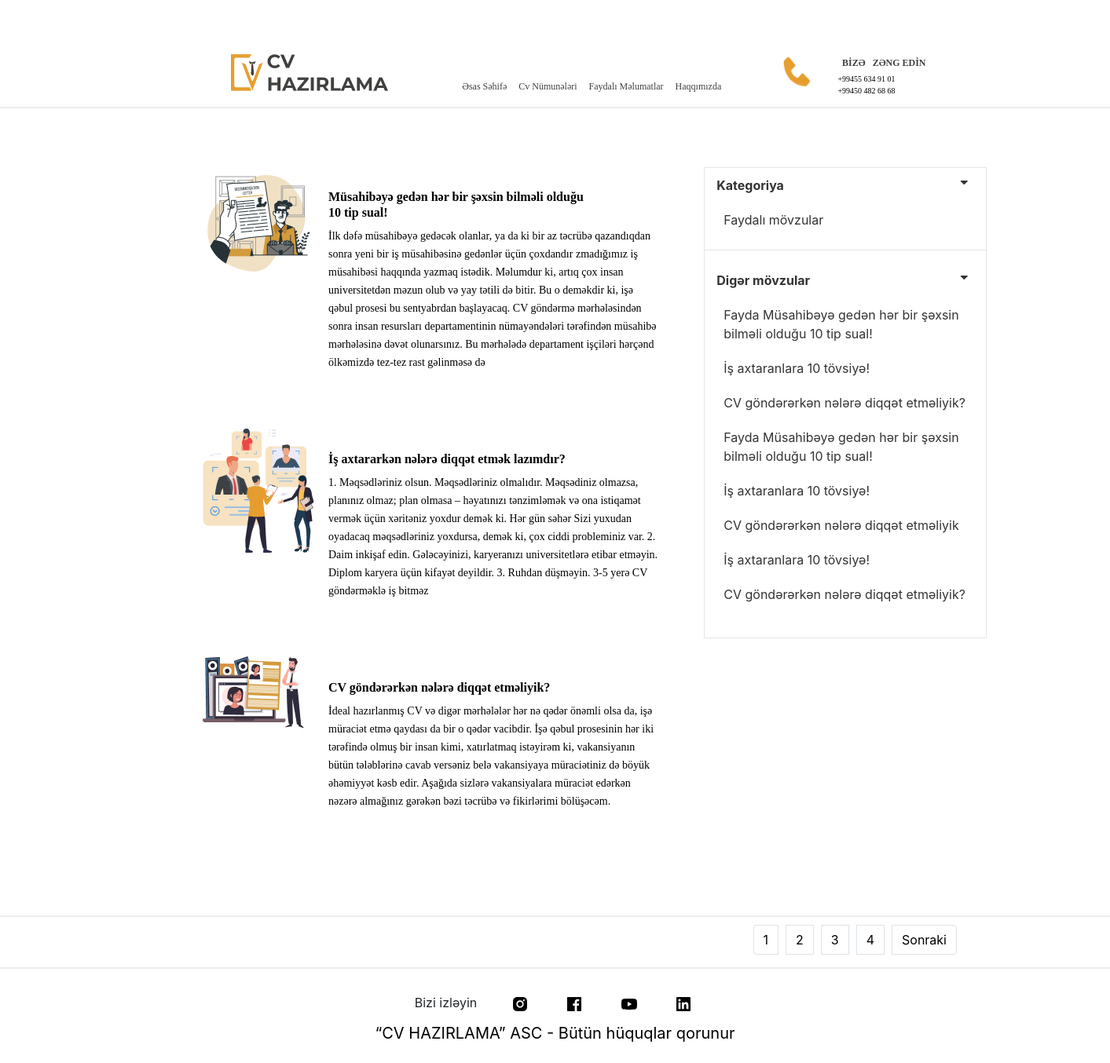
/faydali, run on the app's committed database.
### app/models.py (models this page shows)
class Faydali1(db.Model):
    id=db.Column(db.Integer,primary_key=True)
    img=db.Column(db.Integer)
    title=db.Column(db.String)
    description=db.Column(db.String)

class Faydali2(db.Model):
    id=db.Column(db.Integer,primary_key=True)
    img=db.Column(db.Integer)
    title2=db.Column(db.String)
    description2=db.Column(db.String)

class Faydali3(db.Model):
    id=db.Column(db.Integer,primary_key=True)
    img=db.Column(db.Integer)
    title3=db.Column(db.String)
    description3=db.Column(db.String)

### app/routes.py (the view)
@app.route('/faydali')
def Faydali():
    faydalipost=Faydali1.query.all()
    faydalipost2=Faydali2.query.all()
    faydalipost3=Faydali3.query.all()
    return render_template('movzu1.html',content=faydalipost,con=faydalipost2,cone=faydalipost3)

### app/templates/movzu1.html (shortened to what this page needs)
{% extends 'layout.html' %}
{% block content %}
<div class="container-fluid d-flex justify-content-around mt-5">
    <div class="sekil">
       <a href="#"> <img src="../static/img/logo.png"></a>
    </div>
    <div class="basliqlar">
        <ul id="menu" class="basliq d-flex">
           <li> <a href="/" class="cool-link">Əsas Səhifə</a></li>
           <li><a href="/cv" class="cool-link">Cv Nümunələri</a></li>
           <li> <a href="#" class="cool-link">Faydalı Məlumatlar</a></li>
           <li><a href="/haqqimizda" class="cool-link">Haqqımızda</a></li>
        </ul>
    </div>
    <div class="elaqe  d-flex">
        <img src="../static/img/telefon.png">
        <h3 class="biz d-flex">BİZƏ</h3>&nbsp;&nbsp;
        <h3 class="d-flex basqa">ZƏNG EDİN</h3>
        <p class="nomre">+99455 634 91 01 <br>+99450 482 68 68</p>
    </div>
</div>
<div class="xet"></div>
<section id="about" class="about">
    <div class="container-fluid">
      <div class="row">
        <div class="col-xl-6 col-lg-6 icon-boxes  d-flex flex-column align-items-stretch justify-content-center py-5 px-lg-5" data-aos="fade-left">
            {% for singlePost in content %}
            <a href="/fayda">
          <div class="icon-box mb-5" data-aos="zoom-in" data-aos-delay="100">
            <div class="icon"><img src="../static/upload/{{singlePost.img}}"></div>
            <h4 class="title">{{singlePost.title}}<br>
                10 tip sual!</h4>
            <p class="description">{{singlePost.description}}</p>
          </div>
        </a>
          {% endfor %}
          {% for singlePos in con %}
        <a href="#">
          <div class="icon-box mb-5 pt-4" data-aos="zoom-in" data-aos-delay="100">
            <div class="icon"><img src="../static/upload/{{singlePos.img}}"></div>
            <h4 class="title">{{singlePos.title2}}<br>
               </h4>
            <p class="description">{{singlePos.description2}}</p>
          </div>
        </a>
          {% endfor %}
          {% for singlePos in cone %}
        <a href="#">
          <div class="icon-box mb-5 pt-4" data-aos="zoom-in" data-aos-delay="100">
            <div class="icon"><img src="../static/upload/{{singlePos.img}}"></div>
            <h4 class="title">{{singlePos.title3}}<br>
               </h4>
            <p class="description">{{singlePos.description3}}</p>
          </div>
        </a>
          {% endfor %}
        </div>
        <div class="col-xl-6 col-lg-6 pl-5 video-box d-flex justify-content-center align-items-stretch" data-aos="fade-right">
            <nav class='animated bounceInDown'>
                <ul>
                    <li class='sub-menu'><a href='#settings'><b>Kategoriya</b><div class='fa fa-caret-down right'></div></a>
                        <ul>
                            <li><a href='#settings'>Faydalı mövzular</a></li></li></ul>
                            <hr>
                    <li class='sub-menu'><a href='#settings'><b>Digər mövzular</b><div class='fa fa-caret-down right'></div></a>
                        <ul>
                            <li><a href='/fayda'>Fayda Müsahibəyə gedən hər bir şəxsin bilməli olduğu 10 tip sual!</a></li>
                            <li><a href='#settings'>İş axtaranlara 10 tövsiyə!</a></li>
                            <li><a href='#settings'>CV göndərərkən nələrə diqqət etməliyik?</a></li>
                            <li><a href='#settings'>Fayda Müsahibəyə gedən hər bir şəxsin bilməli olduğu 10 tip sual!</a></li>
                            <li><a href='#settings'>İş axtaranlara 10 tövsiyə!</a></li>
                    <li><a href='#settings'>CV göndərərkən nələrə diqqət etməliyik</a></li>
                    <li><a href='#settings'>İş axtaranlara 10 tövsiyə!</a></li>
                     <li><a href='#settings'>CV göndərərkən nələrə diqqət etməliyik?</a></li>
                        </ul>
                    </li>
            </nav>
          </div>
      </div>
    </div>
  </section>
<div class="xet mt-5"></div>
<ul class="pagination justify-content-end">
    <li class="page-item"><a class="page-link" href="cv.html">1</a></li>
      <li class="page-item"><a class="page-link" href="/fayda">2</a></li>
      <li class="page-item"><a class="page-link" href="javascript:void(0);">3</a></li>
      <li class="page-item"><a class="page-link" href="javascript:void(0);">4</a></li>
      <li class="page-item"><a class="page-link" href="javascript:void(0);">Sonraki</a></li>
    </ul>
    <div class="xet mt-3"></div>
    <section id="footer">
        <div class="container">
            <div class="row">
                <div class="col-xs-12 col-sm-12 col-md-12 mt-2 mt-sm-3">
                    <ul class="list-unstyled list-inline social text-center">
                         <p class="list-inline-item">Bizi izləyin</p>
                         <li class="list-inline-item"><a href="https://www.fiverr.com/share/qb8D02"><img src="../static/img/instagram.svg"></a></li>
                         <li class="list-inline-item"><a href="https://www.fiverr.com/share/qb8D02"><img src="../static/img/face.svg"></a></li>
                         <li class="list-inline-item"><a href="https://www.fiverr.com/share/qb8D02"><img src="../static/img/youtube.svg"></a></li>
                         <li class="list-inline-item"><a href="https://www.fiverr.com/share/qb8D02" target="_blank"><img src="../static/img/linkedin.svg"></a></li>
                    </ul>
                </div>
            </div>
            <div class="row">
                <div class="col-xs-12 col-sm-12 col-md-12 text-center text-white">
                    <h2 class="h6">“CV HAZIRLAMA” ASC - Bütün hüquqlar qorunur</h2>
                </div>
            </div>
        </div>
    </section>
    {% endblock content %}

### app/templates/layout.html (shortened to what this page needs)
<!DOCTYPE html>
<html>
<head>
<link rel="stylesheet" href="../static/css/bootstrap.min.css">
<link rel="stylesheet" href="../static/css/bootstrap-grid.css">
<link rel="stylesheet" href="https://cdnjs.cloudflare.com/ajax/libs/font-awesome/4.7.0/css/font-awesome.min.css">
<link rel="stylesheet" href="../static/css/style.css">
</head>
<body>
{% block content %}
{% endblock content %}
</body>
</html>

### app/static/css/style.css (style rules this page uses)
* { box-sizing: border-box; }
.container-fluid { padding-top: 15px; transform: translate(0,10px); }
.sekil img { padding-left: 200px; transform: translate(0,-7px); }
a { padding-left: 30px; display: inline-block; }
.basliqlar .basliq a { text-decoration: none; height: 17px; font-family: Montserrat; font-style: normal; font-weight: 500; font-size: 14px; line-height: 15px; color: #40413F; margin-top: 30px; }
li { list-style-type: none; }
.elaqe { margin-left: 70px; }
.elaqe img { transform: translate(0,-7px); }
.elaqe h3 { font-family: Montserrat; font-style: normal; font-weight: bold; font-size: 14px; line-height: 15px; color: #40413F; }
.nomre { transform: translate(-130px,20px); width: 150px; height: 30px; font-family: Montserrat; font-style: normal; font-weight: normal; font-size: 12px; line-height: 15px; color: #000000; }
.xet { width: 100%; border: 1px solid #EDEDEE; margin-top: 10px; }
.cool-link::after { content: ''; display: block; width: 0; height: 2px; background:#E79E30; transition: width .3s; margin-top: 17px; }
@media screen and (min-width: 1352px) and (max-width: 1450px) { .sekil img { padding-left: 230px; } }
@media screen and (min-width: 1352px) and (max-width: 1450px) { .basliqlar .basliq a { padding-left: 15px; font-size: 12px; } }
@media screen and (min-width: 1352px) and (max-width: 1450px) { .elaqe img { transform: translate(-35px,-7px); width: 45px; height: 50px; } }
@media screen and (min-width: 1352px) and (max-width: 1450px) { .elaqe .biz { font-size: 12px; } }
@media screen and (min-width: 1352px) and (max-width: 1450px) { .elaqe .basqa { width: 100%; font-size: 12px; } }
@media screen and (min-width: 1352px) and (max-width: 1450px) { .elaqe .nomre { font-size: 10px; width: 200px; transform: translate(-215px,20px); } }
#footer { margin-top: -55px; }
#footer h2 { font-size: 20px; font-weight: 400; color: #000000; margin-top: -17px; }
#footer ul.social li a img { margin-right: 3px; font-size:18px; -webkit-transition: .5s all ease; -moz-transition: .5s all ease; transition: .5s all ease; }
#footer ul.social li a, #footer ul.quick-links li a { color:black; }
.container { padding-top: 70px; justify-content: center; }
.page-item { padding-right: 10px; }
.pagination { margin-right: 185px; margin-top: 10px; }
.page-link { color: black; }
.icon img { position: absolute; }
.icon-box .title { padding-top: 30px; padding-left: 160px; position: relative; font-family: Montserrat; font-style: normal; font-weight: bold; font-size: 16px; line-height: 20px; }
.icon-box .description { padding-left: 160px; font-family: Montserrat; font-style: normal; font-weight: normal; font-size: 14px; line-height: 23px; }
.icon-boxes { transform: translate(180px,0); }
nav { border: 1px solid #E5E5E5;; margin: 50px; width: 360px; height: 600px; }
nav ul { list-style: none; margin: 0; padding: 0; }
nav ul li a { display: block; padding: 10px 15px; color: #333; text-decoration: none; -webkit-transition: 0.2s linear; -moz-transition: 0.2s linear; -ms-transition: 0.2s linear; -o-transition: 0.2s linear; transition: 0.2s linear; }
nav ul li a .fa { width: 16px; text-align: center; margin-right: 5px; float:right; }
nav ul li ul li a { border-left: 4px solid transparent; padding: 10px 20px; }
.icon-boxes a { text-decoration: none; }
.icon-boxes .title { color: #000000; }
.icon-boxes .description { color: #000000; }

### data on the page
Faydali1: img (picture), title "Müsahibəyə gedən hər bir şəxsin bilməli olduğu", description "İlk dəfə müsahibəyə gedəcək olanlar, ya da ki bir az təcrübə qazandıqdan sonra yeni bir iş müsahibəsinə gedənlər üçün çoxdandır zmadığımız iş müsahibəsi haqqında yazmaq istədik. Məlumdur ki, artıq çox insan universitetdən məzun olub və yay tətili də bitir. Bu o deməkdir ki, işə qəbul prosesi bu sentyabrdan başlayacaq. CV göndərmə mərhələsindən sonra insan resursları departamentinin nümayəndələri tərəfindən müsahibə mərhələsinə dəvət olunarsınız. Bu mərhələdə departament işçiləri hərçənd ölkəmizdə tez-tez rast gəlinməsə də"
Faydali2: img (picture), title2 "İş axtararkən nələrə diqqət etmək lazımdır?", description2 "1. Məqsədləriniz olsun. Məqsədləriniz olmalıdır. Məqsədiniz olmazsa, planınız olmaz; plan olmasa – həyatınızı tənzimləmək və ona istiqamət vermək üçün xəritəniz yoxdur demək ki. Hər gün səhər Sizi yuxudan oyadacaq məqsədləriniz yoxdursa, demək ki, çox ciddi probleminiz var. 2. Daim inkişaf edin. Gələcəyinizi, karyeranızı universitetlərə etibar etməyin. Diplom karyera üçün kifayət deyildir. 3. Ruhdan düşməyin. 3-5 yerə CV göndərməklə iş bitməz"
Faydali3: img (picture), title3 "CV göndərərkən nələrə diqqət etməliyik?", description3 "İdeal hazırlanmış CV və digər mərhələlər hər nə qədər önəmli olsa da, işə müraciət etmə qaydası da bir o qədər vacibdir. İşə qəbul prosesinin hər iki tərəfində olmuş bir insan kimi, xatırlatmaq istəyirəm ki, vakansiyanın bütün tələblərinə cavab versəniz belə vakansiyaya müraciətiniz də böyük əhəmiyyət kəsb edir. Aşağıda sizlərə vakansiyalara müraciət edərkən nəzərə almağınız gərəkən bəzi təcrübə və fikirlərimi bölüşəcəm."
